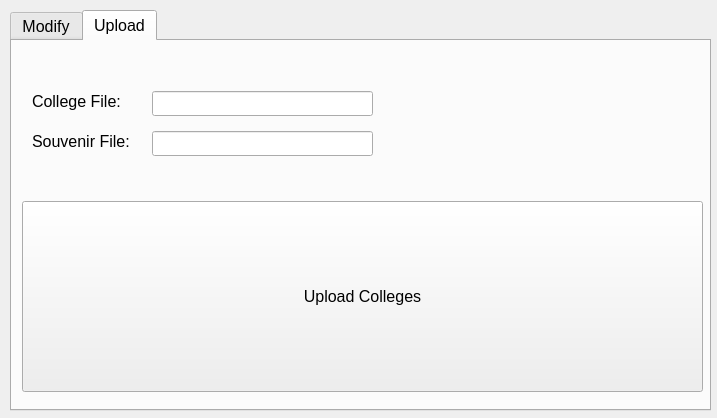
<?xml version="1.0" encoding="UTF-8"?>
<ui version="4.0">
 <class>Admin</class>
 <widget class="QDialog" name="Admin">
  <property name="geometry">
   <rect>
    <x>0</x>
    <y>0</y>
    <width>717</width>
    <height>418</height>
   </rect>
  </property>
  <property name="windowTitle">
   <string>Dialog</string>
  </property>
  <widget class="QTabWidget" name="AdminFunctions">
   <property name="geometry">
    <rect>
     <x>10</x>
     <y>10</y>
     <width>701</width>
     <height>401</height>
    </rect>
   </property>
   <property name="font">
    <font>
     <pointsize>12</pointsize>
    </font>
   </property>
   <property name="currentIndex">
    <number>1</number>
   </property>
   <widget class="QWidget" name="modify">
    <attribute name="icon">
     <iconset resource="icons.qrc">
      <normaloff>:/edit.png</normaloff>:/edit.png</iconset>
    </attribute>
    <attribute name="title">
     <string>Modify</string>
    </attribute>
    <widget class="QTableWidget" name="souvTable">
     <property name="geometry">
      <rect>
       <x>270</x>
       <y>90</y>
       <width>421</width>
       <height>221</height>
      </rect>
     </property>
     <property name="font">
      <font>
       <pointsize>12</pointsize>
      </font>
     </property>
     <column>
      <property name="text">
       <string>Prices</string>
      </property>
     </column>
    </widget>
    <widget class="QPushButton" name="modifySouv">
     <property name="geometry">
      <rect>
       <x>270</x>
       <y>324</y>
       <width>421</width>
       <height>41</height>
      </rect>
     </property>
     <property name="font">
      <font>
       <pointsize>12</pointsize>
      </font>
     </property>
     <property name="text">
      <string>Update</string>
     </property>
    </widget>
    <widget class="QLineEdit" name="addName">
     <property name="geometry">
      <rect>
       <x>20</x>
       <y>130</y>
       <width>141</width>
       <height>31</height>
      </rect>
     </property>
     <property name="font">
      <font>
       <pointsize>12</pointsize>
      </font>
     </property>
    </widget>
    <widget class="QDoubleSpinBox" name="addPrice">
     <property name="geometry">
      <rect>
       <x>170</x>
       <y>130</y>
       <width>81</width>
       <height>31</height>
      </rect>
     </property>
     <property name="font">
      <font>
       <pointsize>12</pointsize>
      </font>
     </property>
    </widget>
    <widget class="QPushButton" name="addSouv">
     <property name="geometry">
      <rect>
       <x>20</x>
       <y>170</y>
       <width>231</width>
       <height>31</height>
      </rect>
     </property>
     <property name="font">
      <font>
       <pointsize>12</pointsize>
      </font>
     </property>
     <property name="text">
      <string>Add</string>
     </property>
    </widget>
    <widget class="QComboBox" name="deleteOptions">
     <property name="geometry">
      <rect>
       <x>20</x>
       <y>260</y>
       <width>231</width>
       <height>31</height>
      </rect>
     </property>
     <property name="font">
      <font>
       <pointsize>12</pointsize>
      </font>
     </property>
    </widget>
    <widget class="QPushButton" name="deleteSouv">
     <property name="geometry">
      <rect>
       <x>20</x>
       <y>300</y>
       <width>231</width>
       <height>31</height>
      </rect>
     </property>
     <property name="font">
      <font>
       <pointsize>12</pointsize>
      </font>
     </property>
     <property name="text">
      <string>Delete</string>
     </property>
    </widget>
    <widget class="QLabel" name="deleteLabel">
     <property name="geometry">
      <rect>
       <x>20</x>
       <y>230</y>
       <width>191</width>
       <height>21</height>
      </rect>
     </property>
     <property name="font">
      <font>
       <pointsize>12</pointsize>
      </font>
     </property>
     <property name="text">
      <string>Delete a Souvenir</string>
     </property>
    </widget>
    <widget class="QLabel" name="addLabel">
     <property name="geometry">
      <rect>
       <x>20</x>
       <y>100</y>
       <width>181</width>
       <height>21</height>
      </rect>
     </property>
     <property name="font">
      <font>
       <pointsize>12</pointsize>
      </font>
     </property>
     <property name="text">
      <string>Add a Souvenir</string>
     </property>
    </widget>
    <widget class="QFrame" name="frame">
     <property name="geometry">
      <rect>
       <x>0</x>
       <y>0</y>
       <width>701</width>
       <height>81</height>
      </rect>
     </property>
     <property name="frameShape">
      <enum>QFrame::StyledPanel</enum>
     </property>
     <property name="frameShadow">
      <enum>QFrame::Raised</enum>
     </property>
     <widget class="QComboBox" name="collegeEdit">
      <property name="geometry">
       <rect>
        <x>250</x>
        <y>30</y>
        <width>421</width>
        <height>27</height>
       </rect>
      </property>
      <property name="font">
       <font>
        <pointsize>12</pointsize>
       </font>
      </property>
     </widget>
     <widget class="QLabel" name="collegeEditLabel">
      <property name="geometry">
       <rect>
        <x>30</x>
        <y>30</y>
        <width>211</width>
        <height>21</height>
       </rect>
      </property>
      <property name="font">
       <font>
        <pointsize>12</pointsize>
       </font>
      </property>
      <property name="text">
       <string>Select the College to edit: </string>
      </property>
     </widget>
    </widget>
    <widget class="QFrame" name="frame_2">
     <property name="geometry">
      <rect>
       <x>0</x>
       <y>80</y>
       <width>261</width>
       <height>291</height>
      </rect>
     </property>
     <property name="frameShape">
      <enum>QFrame::StyledPanel</enum>
     </property>
     <property name="frameShadow">
      <enum>QFrame::Raised</enum>
     </property>
    </widget>
    <zorder>frame_2</zorder>
    <zorder>frame</zorder>
    <zorder>souvTable</zorder>
    <zorder>modifySouv</zorder>
    <zorder>addName</zorder>
    <zorder>addPrice</zorder>
    <zorder>addSouv</zorder>
    <zorder>deleteOptions</zorder>
    <zorder>deleteSouv</zorder>
    <zorder>deleteLabel</zorder>
    <zorder>addLabel</zorder>
   </widget>
   <widget class="QWidget" name="add">
    <attribute name="icon">
     <iconset resource="icons.qrc">
      <normaloff>:/upload.png</normaloff>:/upload.png</iconset>
    </attribute>
    <attribute name="title">
     <string>Upload</string>
    </attribute>
    <widget class="QLineEdit" name="collegeUpload">
     <property name="geometry">
      <rect>
       <x>140</x>
       <y>50</y>
       <width>221</width>
       <height>25</height>
      </rect>
     </property>
     <property name="font">
      <font>
       <pointsize>12</pointsize>
      </font>
     </property>
    </widget>
    <widget class="QLineEdit" name="souvUpload">
     <property name="geometry">
      <rect>
       <x>140</x>
       <y>90</y>
       <width>221</width>
       <height>25</height>
      </rect>
     </property>
     <property name="font">
      <font>
       <pointsize>12</pointsize>
      </font>
     </property>
    </widget>
    <widget class="QLabel" name="collegeUploadLabel">
     <property name="geometry">
      <rect>
       <x>20</x>
       <y>50</y>
       <width>131</width>
       <height>21</height>
      </rect>
     </property>
     <property name="font">
      <font>
       <pointsize>12</pointsize>
      </font>
     </property>
     <property name="text">
      <string>College File:</string>
     </property>
    </widget>
    <widget class="QLabel" name="souvUploadLabel">
     <property name="geometry">
      <rect>
       <x>20</x>
       <y>90</y>
       <width>111</width>
       <height>21</height>
      </rect>
     </property>
     <property name="font">
      <font>
       <pointsize>12</pointsize>
      </font>
     </property>
     <property name="text">
      <string>Souvenir File: </string>
     </property>
    </widget>
    <widget class="QPushButton" name="upload">
     <property name="geometry">
      <rect>
       <x>10</x>
       <y>160</y>
       <width>681</width>
       <height>191</height>
      </rect>
     </property>
     <property name="font">
      <font>
       <pointsize>12</pointsize>
      </font>
     </property>
     <property name="text">
      <string>Upload Colleges</string>
     </property>
    </widget>
   </widget>
  </widget>
 </widget>
 <resources>
  <include location="icons.qrc"/>
 </resources>
 <connections/>
</ui>
